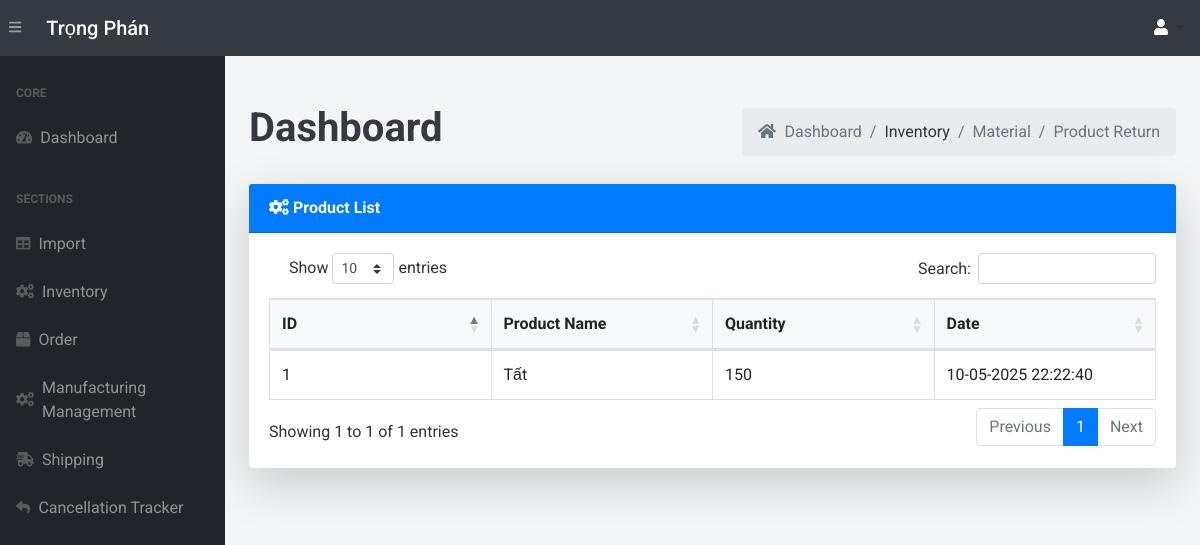
Page /inventorypro/ (signed in) on the committed database.
### app.py (models this page shows, shortened)
class InventoryProduct(db.Model):
    __tablename__ = 'inventorypro'
    id = db.Column(db.Integer, primary_key=True)  # Unique ID for the inventory record
    product_name = db.Column(db.String(255), nullable=False)  # Name of the product
    quantity = db.Column(db.Integer, nullable=False, default=0)  # Quantity of the product in stock
    date = db.Column(db.DateTime, default=vietnam_now)  # Date of transaction

### app.py (the view)
@app.route('/inventorypro/')
@login_required
def view_inventorypro():
    inventorypro = InventoryProduct.query.all()
    return render_template("inventoryPro.html", inventorypro=inventorypro )

### app.py (called while the page is built, shortened)
@login_manager.user_loader
def load_user(user_id):
    return User.query.get(int(user_id))

def add_monthly_data():
    current_year = datetime.now().year
    months = [f"{current_year}-{str(month).zfill(2)}" for month in range(1, 4)]
    for month in months:
        existing_month_data = db.session.query(Order).filter(Order.order_date.like(f'{month}%')).first()
    db.session.commit()

@app.before_request
def initialize_data():
    add_monthly_data()

### templates/inventoryPro.html (shortened to what this page needs)
{% extends 'base.html' %}
{% block content %}
<main>
    <div class="container-fluid mt-5">
        <div class="d-flex justify-content-between align-items-center mb-4">
            <h1 class="text-dark font-weight-bold">Dashboard</h1>
            <ol class="breadcrumb mb-0">
                <li class="breadcrumb-item"><a href="/dashboard" class="text-decoration-none text-muted"><i class="fas fa-home mr-1"></i> Dashboard</a></li>
                <li class="breadcrumb-item">Inventory</li>
                <li class="breadcrumb-item"><a href="/inventory/" class="text-decoration-none text-muted">Material</a></li>
                <li class="breadcrumb-item"><a href="/inventorypro/" class="text-decoration-none text-muted">Product Return</a></li>
            </ol>
        </div>
        <div class="card shadow-lg border-0 mb-4">
            <div class="card-header bg-primary text-white font-weight-bold">
                <i class="fas fa-cogs"></i> Product List
            </div>
            <div class="card-body">
                <table class="table table-bordered table-hover" id="dataTable" width="100%" cellspacing="0" style="table-layout: fixed;">
                    <thead class="bg-light">
                        <tr>
                            <th>ID</th>
                            <th>Product Name</th>
                            <th>Quantity</th>
                            <th>Date</th>
                        </tr>
                    </thead>
                    <tbody>
                        {% for item in inventorypro %}
                            <tr>
                                <td>{{item.id}}</td>
                                <td>{{ item.product_name }}</td>
                                <td>{{ item.quantity }} </td>
                                <td>{{ item.date.strftime('%d-%m-%Y %H:%M:%S') }}</td>
                            </tr>
                        {% endfor %}
                    </tbody>
                </table>
            </div>
        </div>
    </div>
</main>
{% endblock %}

### templates/base.html (style rules this page uses)
body { font-family: 'Roboto', sans-serif; background-color: #f4f5f7; color: #333; }
#dataTable { width: 100% !important; margin-top: 20px; }

### rows in the picture
InventoryProduct: id "1", product_name "Tất", quantity "150", date "10-05-2025 22:22:40"
